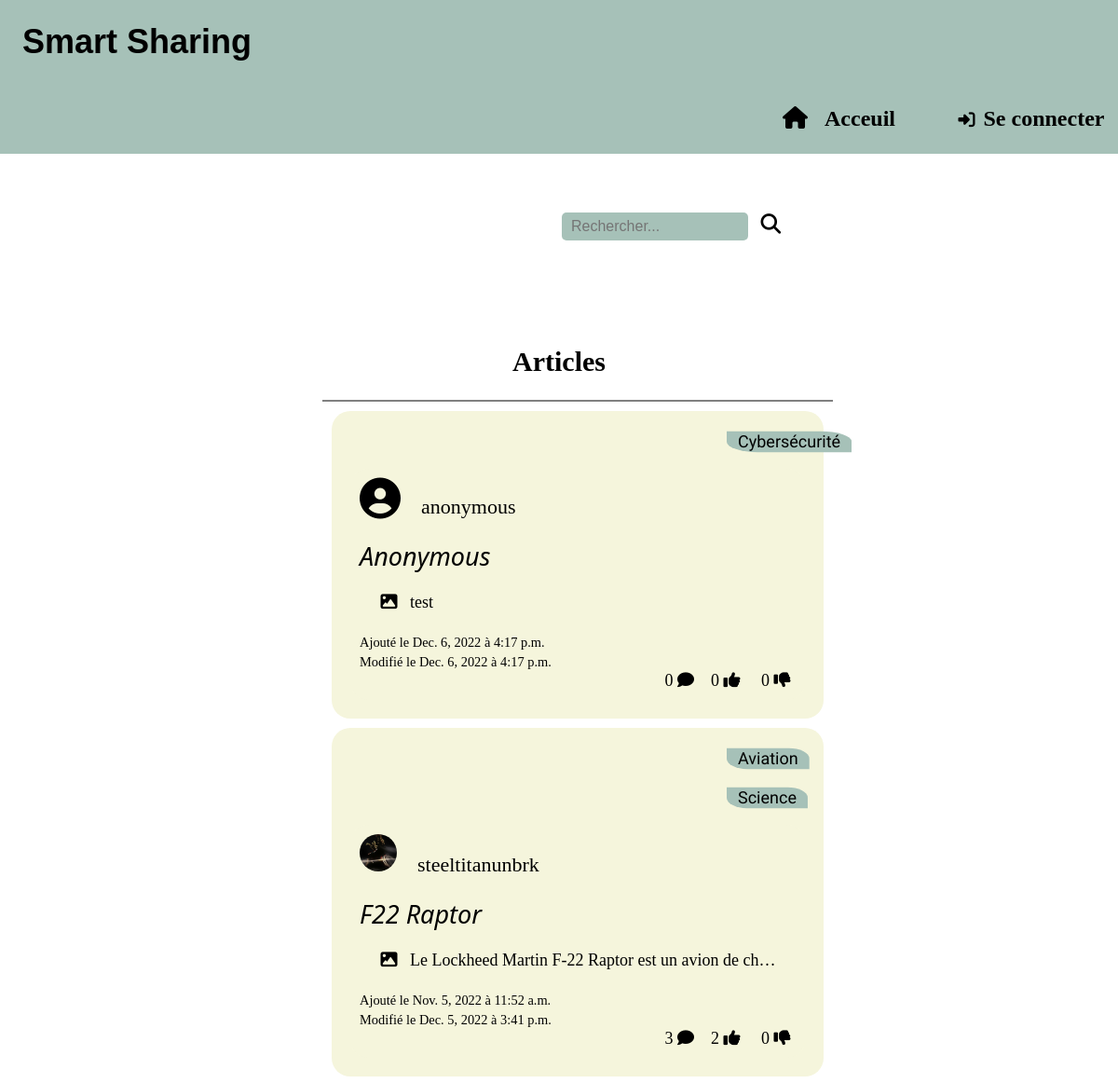
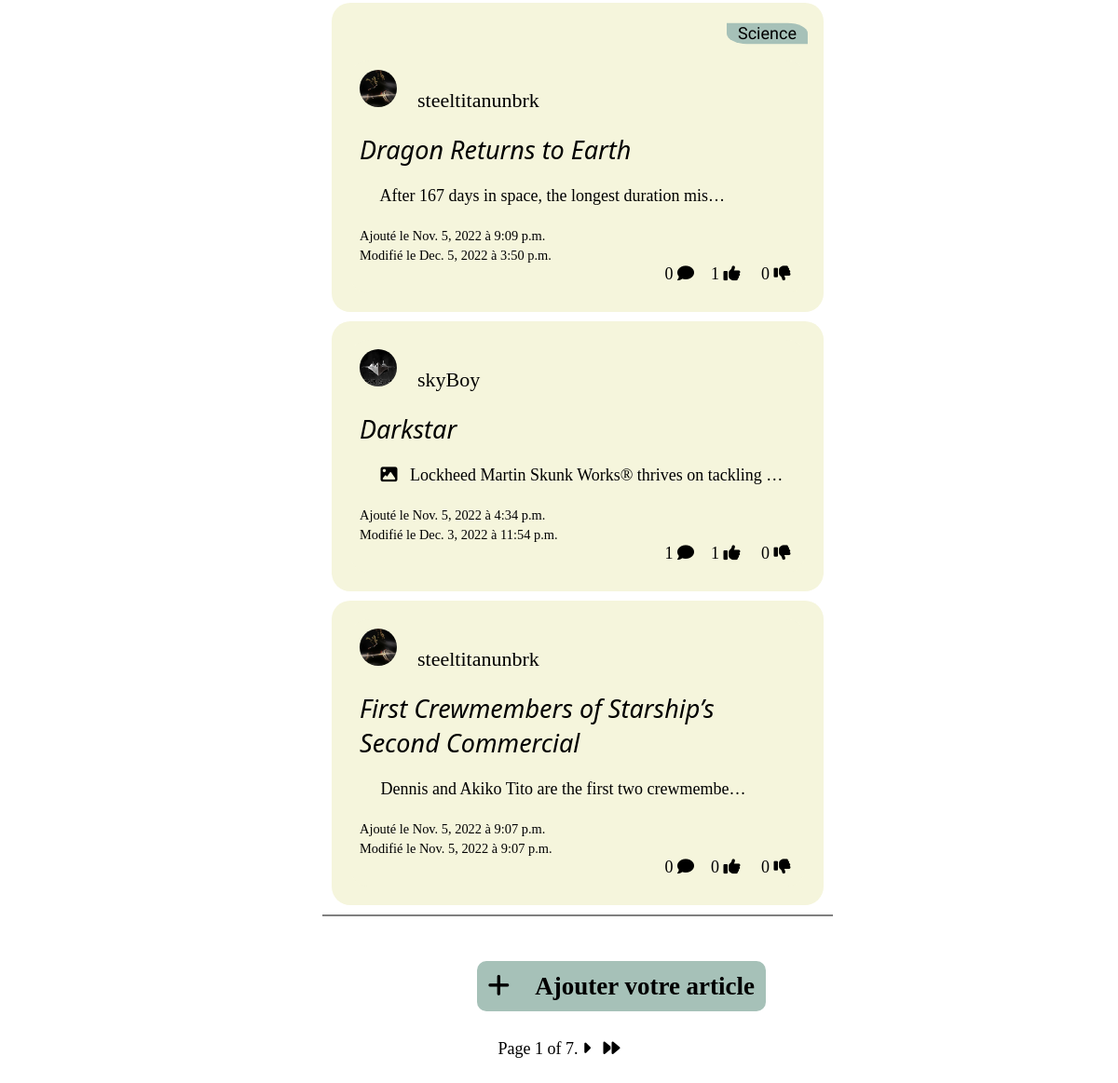
Before: /Home/ with the older database file (2 pictures, top to bottom).
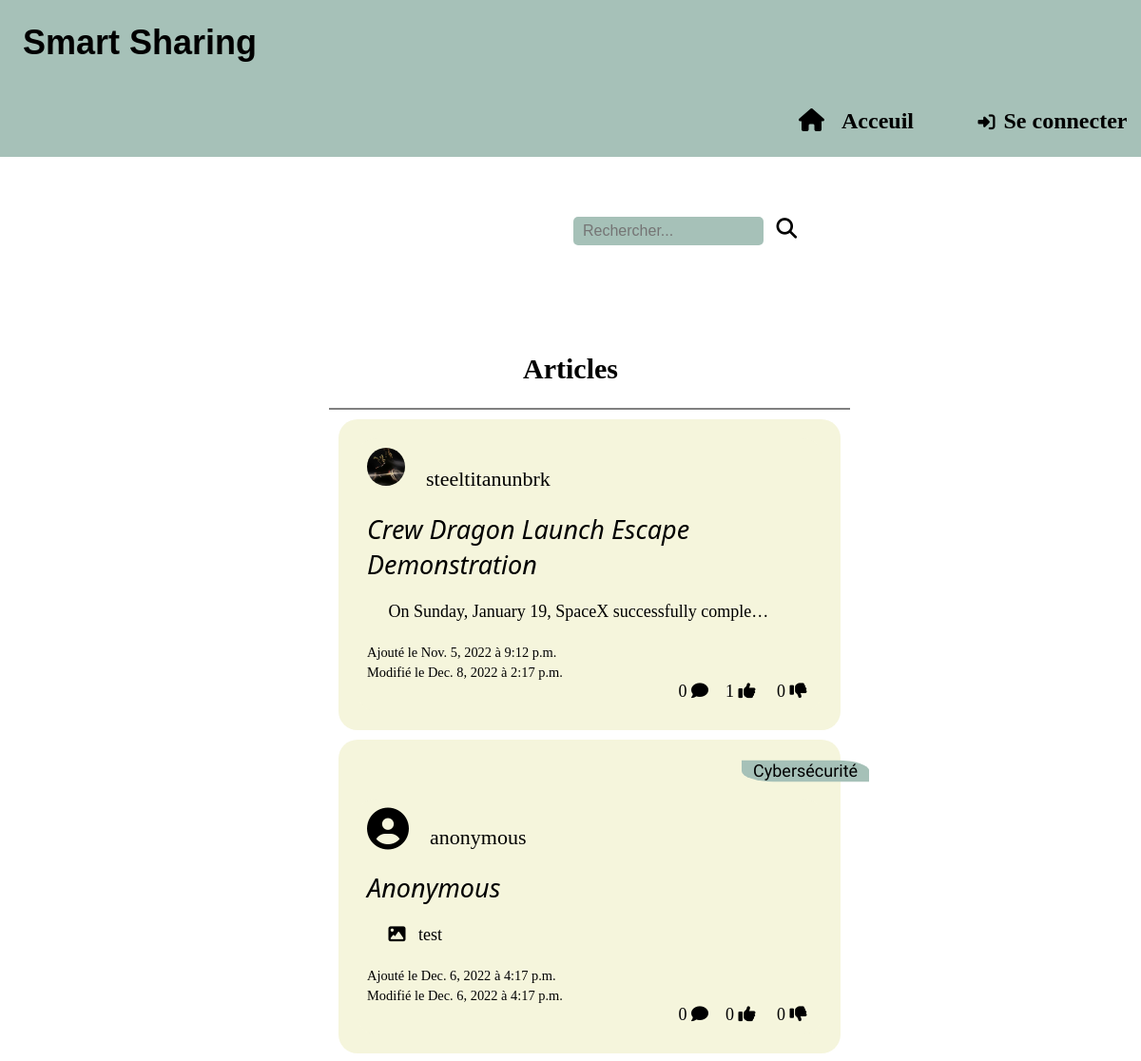
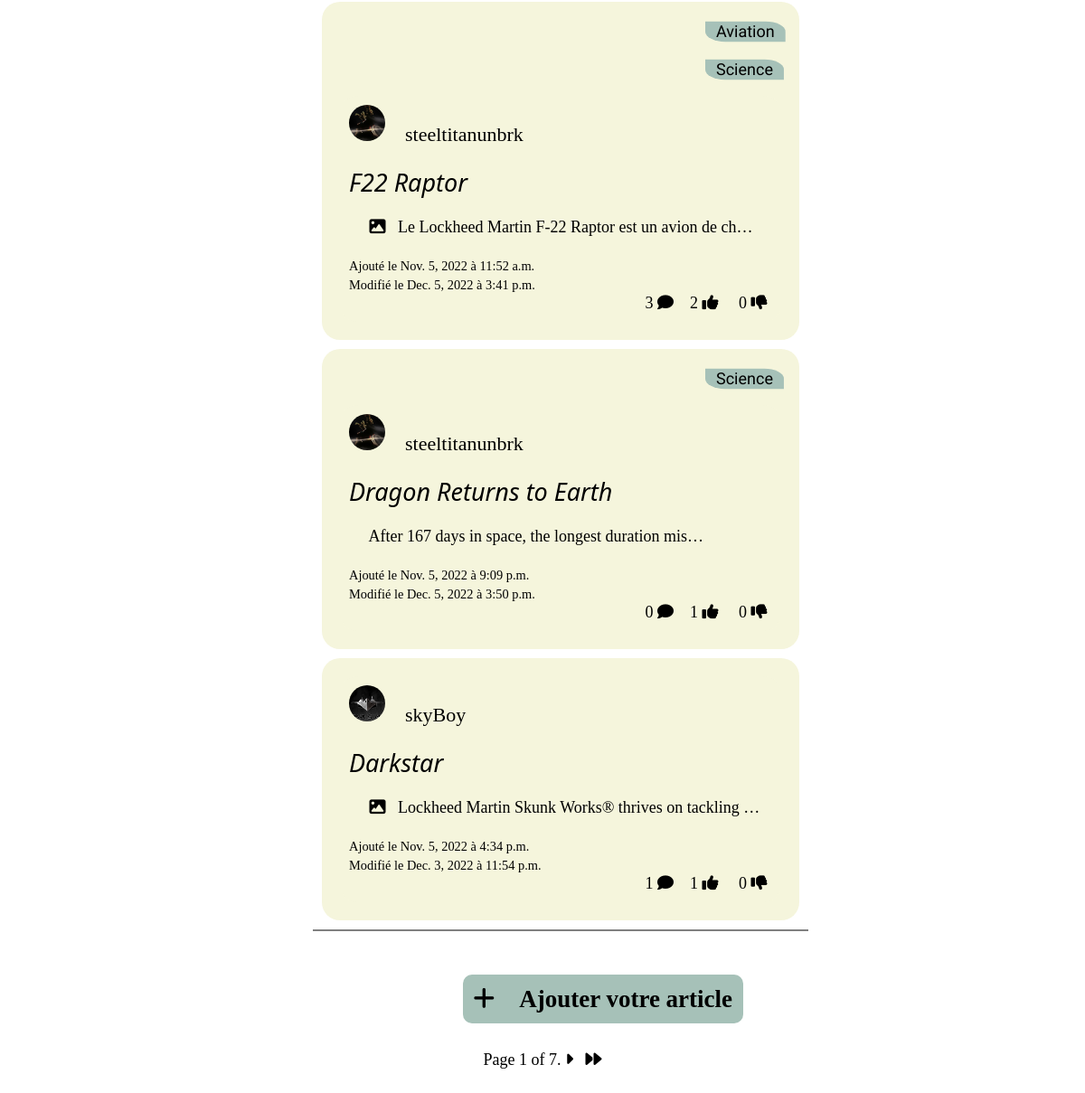
After: the same page with the newer database file (2 pictures, top to bottom).
### posts/models.py (models this page shows, shortened)
class Theme(models.Model):
    label = models.CharField(max_length=30, unique=True)
    def __str__(self):
        return self.label

class Post(models.Model):
    title = models.CharField(verbose_name="", max_length=50)
    content = models.TextField(verbose_name="", unique=True)
    illustration = models.ImageField(default=None, blank=True, null=True, upload_to='images/illustrations/%Y/%m/%d/')
    theme = models.ManyToManyField(Theme, verbose_name="")
    like = models.ManyToManyField(User, related_name="liker")
    dislike = models.ManyToManyField(User, related_name="disliker")
    user = models.ForeignKey(User, on_delete=models.CASCADE, related_name="poster")
    modifHour = models.TimeField(auto_now=True, auto_now_add=False)
    addHour = models.TimeField(auto_now=False, auto_now_add=True)
    modifDate = models.DateField(auto_now=True, auto_now_add=False)
    addDate = models.DateField(auto_now=False, auto_now_add=True)

class User(AbstractUser):
    image = models.ImageField(verbose_name="Photo de profil", upload_to="profile", blank=True, null=True)

### posts/views.py (the view, shortened to what this page needs)
# urls.py: 2. Add a URL to urlpatterns:  path('', views.home, name='home')
def home(request):
    postDic = {}
    _postList = Post.objects.all().order_by('modifDate').reverse()
    paginator = Paginator(_postList, 5)
    number = request.GET.get('page')
    postList = paginator.get_page(number)
    themes = Theme.objects.all()
    posts = []
    if request.method == "GET":
        _request = request.GET.get('_request')
    for _post in postList:
        comment = Comment.objects.filter(post=_post).count()
        postDic[_post] = (comment)
    addPost(request)
    return render(request, 'posts/index.html',
                  {'postD': postDic, 'themes': themes, 'result': _request, 'page_obj': postList})

### posts/templates/posts/index.html (shortened to what this page needs)
{% extends 'posts/model.html' %}
{% block content %}
<main>
  <form class="search-area">
    <input type="search" placeholder="Rechercher..." name="_request" />
    <button class="search-button" type="submit"><i class="fa-solid fa-magnifying-glass"></i></button>
  </form>
  {% if result != None %}
    <h2 style="text-align: center">Résultats pour "{{ result }}"</h2>
  {% else %}
    <h2 style="text-align: center; font-size: 30px; margin-top: 80px;">Articles</h2>
  {% endif %}
  <ul>
    <HR NOSHADE>
    {% for post, comment in postD.items %}
      <div class="post">
        {% for th in post.theme.all %}
          <span class="theme">{{ th }}</span><br/><br/>
        {% endfor %}
        <a class="posts" href="{% url 'details' post.id %}">
            <li class="post">
              <span class="user">
              {% if post.user.image %}
                <img class="profile-image-resizex2" src="{{ post.user.image.url }}" alt="Photo de profil"/>
              {% else %}
                <i class="fa-solid fa-circle-user fa-2x"></i>
              {% endif %}
              &nbsp&nbsp&nbsp{{ post.user }}</span><br/>
              <span class="post-content">
                <span class="post-title">{{ post.title }}</span><br/>
                <br/>&nbsp&nbsp&nbsp&nbsp
                {% if post.illustration %}
                  <i class="fa-solid fa-image"></i>&nbsp&nbsp
                {% endif %}
                {{ post.content|truncatechars:50 }}<br/>
                <span class="info">
                  <br/>Ajouté le {{ post.addDate }} à {{ post.addHour }}
                  <br />Modifié le {{ post.modifDate }} à {{ post.modifHour }}
                </span><br/>
                <span class="action">{{ comment }}&nbsp<i class="fa-solid fa-comment"></i>
                <a class="action" href="{% url 'home-like' post.id %}">
                  {{ post.like.all|length }}&nbsp<i class="fa-solid fa-thumbs-up"></i>
                </a>
                <a class="action" href="{% url 'home-dislike' post.id %}">
                  {{ post.dislike.all|length }}&nbsp<i class="fa-solid fa-thumbs-down"></i>
                </a>
                &nbsp&nbsp&nbsp</span>
              </span>
            </li>
          </a>
        </div>
    {% endfor %}
    <HR NOSHADE>
  </ul>
  <a href="{% url 'add-post' %}">
    <h2 class="post-add">
      <i class="fa-sharp fa-solid fa-plus"></i>&nbsp&nbsp&nbsp&nbspAjouter votre article
    </h2>
  </a>
  <div class="pagination">
    <span class="step-links">
        <span class="current">
            Page {{ page_obj.number }} of {{ page_obj.paginator.num_pages }}.
        </span>
        {% if page_obj.has_next %}
            <a href="?page={{ page_obj.next_page_number }}"><i class="fa-solid fa-caret-right"></i></a>&nbsp&nbsp
            <a href="?page={{ page_obj.paginator.num_pages }}"><i class="fa-solid fa-forward"></i></a>
        {% endif %}
      </span>
  </div>
</main>
{% endblock %}

### posts/templates/posts/model.html (shortened to what this page needs)
{% load static %}
<!DOCTYPE html>
<html lang="">
  <head>
    <link rel="stylesheet" href="{% static 'posts/styles.css' %}" />
    <link href="{% static 'fontawesomefree/css/fontawesome.css' %}" rel="stylesheet" type="text/css"/>
    <link href="{% static 'fontawesomefree/css/brands.css' %}" rel="stylesheet" type="text/css"/>
    <link href="{% static 'fontawesomefree/css/solid.css' %}" rel="stylesheet" type="text/css"/>
  </head>
  <body>
    <header>
      <h1  id="title">Smart Sharing</h1>
      <nav>
        <a href="{% url 'home' %}" style="font-weight: bold; text-align: left; font-size: x-large;"><i class="fa-solid fa-house"></i>&nbsp&nbsp&nbspAcceuil</a>
        {% if request.user.is_authenticated %}
          <div class="popup" onclick="myFunction()"><button class="user-menu">
          {% if request.user.image %}
            <img class="profile-image-resize" src="{{ request.user.image.url }}" alt="Photo de profil">&nbsp
          {% else %}
            <i class="fa-solid fa-circle-user fa-2x"></i>
          {% endif %}
          <span class="username">{{ user }}</span></button>
            <span class="popuptext" id="myPopup">
              <a href="{% url 'profile' %}"><i class="fa-solid fa-user-pen"></i>&nbsp&nbsp&nbsp Mon profil</a><br/>
              <a href="{% url 'my-posts' %}"><i class="fa-solid fa-newspaper"></i>&nbsp&nbsp&nbsp Mes articles</a><br/>
              <a href="{% url 'logout' %}"><i class="fa-solid fa-right-from-bracket"></i>&nbsp&nbsp&nbsp Se déconnecter</a>
            </span>
          </div>
        {% else %}
          <a href="{% url 'connexion' %}"><i class="fa-solid fa-right-to-bracket"></i>&nbsp&nbsp<span  style="font-weight: bold; font-size: x-large;">Se connecter</span></a>
        {% endif %}
      </nav>
    </header>
    <main>
      {% block content%}{% endblock %}
    </main>
  </body>
</html>

### posts/static/posts/styles.css (style rules this page uses)
body { font-size: 18px; }
a, button, input[type="submit"] { cursor: pointer; }
main { margin-left: 15%; margin-right: 15%; margin-bottom: 5%; }
#title { font-family: 'Franklin Gothic Medium', 'Arial Narrow', Arial, sans-serif; margin-top: 0%; padding: 2%; }
nav { padding-bottom: 2%; border-radius: 15%; display: inline-block; vertical-align: middle; position: relative; left: 70%; }
a { text-decoration: none; color: black; }
.user { display: block; font-size: 22px; }
.info { font-size: 80%; }
.post-title { font-size: 150%; font-style: italic; font-family: system-ui, -apple-system, BlinkMacSystemFont, 'Segoe UI', Roboto, Oxygen, Ubuntu, Cantarell, 'Open Sans', 'Helvetica Neue', sans-serif; }
.theme { position: absolute; left:65%; font-family: Aldrich, sans-serif; background-color: #a6c1b8; clip-path:inset(25% 0 25% 0 round 0 25% 0 25%); text-align: center; padding: 1%; }
.posts { text-decoration: none; outline: none; }
.action { position: relative; left: 70%; }
li { list-style-type: none; color: black; }
nav { text-align: center; }
.search-area { position: relative; padding-bottom: 5%; width: 300px; left: 50%; }
.search-area input { height: 30px; width: 200px; }
input { display: inline-block; text-align: left; border-radius: 5px; border: 3px; margin: 1%; height: 25px; background: #a6c1b8; }
.pagination { text-align: center; }
header { margin-bottom: 5%; background-color: #a6c1b8; }
body { margin: 0%; }
.post-content { margin-bottom: 15%; }
.search-button { border: 0px; height: 30px; font-size: larger; background-color: white; }
.profile-image-resizex2 { width : 40px; height : 40px; overflow: hidden; border: none; -moz-border-radius : 75px; -webkit-border-radius : 75px; border-radius : 75px; }
.post-add { margin-top: 5%; margin-bottom: 5%; padding-top: 2%; padding-bottom: 2%; padding-left: 2%; padding-right: 2%; background-color: #a6c1b8; border-radius: 10px; display: inline-block; position: relative; left: 35%; }
input, textarea { padding-left: 10px; }
.post { margin: 10px; padding: 10px; border-radius: 20px; background-color: beige; }
input::placeholder { font-size: 16px; }

Changed rows visible on the page:
no longer on this page (row unchanged): Post: user.image (picture), user "steeltitanunbrk", title "First Crewmembers of Starship’s Second Commercial", content "Dennis and Akiko Tito are the first two crewmembe…", addDate "Nov. 5, 2022", addHour "9:07 p.m.", modifDate "Nov. 5, 2022", modifHour "9:07 p.m.", comment "0", like.all|length "0", dislike.all|length "0"
now on this page (row edited): Post: user.image (picture), user "steeltitanunbrk", title "Crew Dragon Launch Escape Demonstration", content "On Sunday, January 19, SpaceX successfully comple…", addDate "Nov. 5, 2022", addHour "9:12 p.m.", modifDate "Dec. 8, 2022", modifHour "2:17 p.m.", comment "0", like.all|length "1", dislike.all|length "0"
